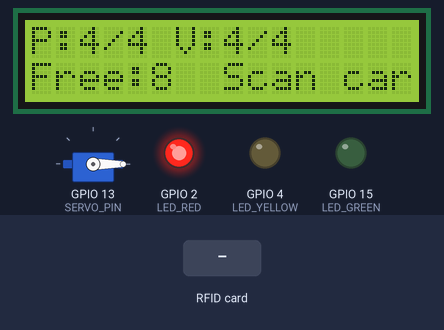
Simulated run of this sketch. Board: ESP32. Shown: 16×2 character LCD, servo, output pins drawn as LEDs (lit = HIGH). The inputs (shaded band) are chosen by the test bench. WiFi joins after 1.5 s; servers stay silent unless stated; uploads are accepted with an empty reply; what the sketch prints to the serial monitor is not drawn.

Above: at 6.8 s.
6.9 s: RFID card 52 74 5C 5C held to the reader
At 8.3 s:
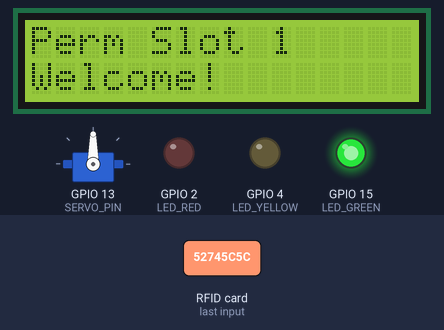
8.6 s: RFID card BF 29 70 CB held to the reader
At 10.8 s:
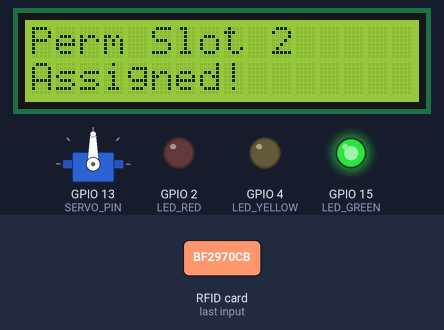
11.1 s: RFID card 5E 7A 19 C4 held to the reader
At 12.4 s:
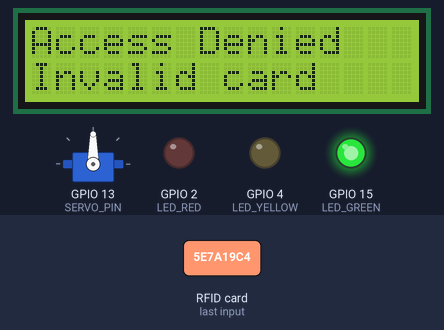
13.3 s: RFID card 8F F6 78 CB held to the reader
At 19.0 s:
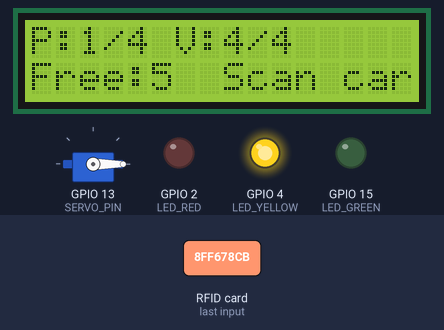
Timing chart, 0 to 20.1 s (numbered marks = the images above; inputs shaded):
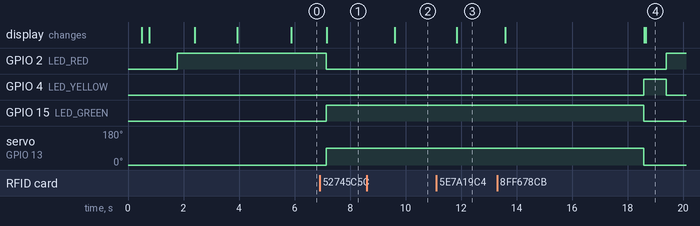

Measured:
- after the input at 6.9 s, GPIO 2 (LED_RED): HIGH → LOW after 0.24 s; GPIO 15 (LED_GREEN): LOW → HIGH after 0.24 s; servo on GPIO 13 (SERVO_PIN): 0° → 90° after 0.24 s; the display: changes after 0.26 s (image 1)
- after the input at 8.6 s, the display: changes after 1.0 s (image 2)
- after the input at 11.1 s, the display: changes after 0.74 s (image 3)
- after the input at 13.3 s, GPIO 2 (LED_RED): LOW → HIGH after 6.1 s instead of 2.1 s; GPIO 15 (LED_GREEN): HIGH → LOW after 5.3 s instead of 1.3 s; servo on GPIO 13 (SERVO_PIN): 90° → 0° after 5.3 s instead of 1.3 s; the display: first changes after 0.29 s (image 4 shows a later state)

The sketch:

smart__parking.ino
```cpp
// ============================================================
//  Smart Parking System — ESP32 Arduino Code
//  Single Servo Gate Version
// ============================================================
//  Components:
//    - MFRC522 RFID Reader
//    - 1x Servo Motor (shared gate for all slots)
//    - 16x2 LCD with I2C backpack
//    - WiFi
//
//  Pin Connections:
//  ─────────────────────────────────────────────────────────
//  ██ RFID RC522 (SPI):
//    ├─ SDA (SS)  → GPIO 5
//    ├─ SCK       → GPIO 18
//    ├─ MOSI      → GPIO 23
//    ├─ MISO      → GPIO 19
//    ├─ RST       → GPIO 22
//    ├─ GND       → GND
//    └─ 3.3V      → 3.3V
//
//  Servo Motor (single shared gate):
//    Signal  → GPIO 13
//    VCC     → 5V (use external supply if servo jitters)
//    GND     → GND (common with ESP32)
//
//  ██ IMPORTANT HARDWARE:
//    - RFID MUST be 3.3V (NOT 5V)
//    - Servo needs external 5V supply
//    - Keep wires short, no loose breadboard
//
//  LCD (I2C):
//    SDA → GPIO 25   ← UPDATED
//    SCL → GPIO 26   ← UPDATED
//    VCC → 5V
//    GND → GND
// ============================================================

#include <WiFi.h>
#include <HTTPClient.h>
#include <ArduinoJson.h>
#include <SPI.h>
#include <MFRC522.h>
#include <ESP32Servo.h>
#include <Wire.h>                     // ← ADDED: needed for custom I2C pins
#include <LiquidCrystal_I2C.h>

// ── WiFi Credentials ────────────────────────────────────────
const char* WIFI_SSID     = "rupesh009";
const char* WIFI_PASSWORD = "rupesh009";

// ── Backend Server ───────────────────────────────────────────
const char* SERVER_IP = "http://10.231.49.14:3000";

// ── Pin Definitions ──────────────────────────────────────────
// ── RFID (RC522) – SPI Configuration ──────────────────────────
#define RFID_SCK_PIN  18  // SPI Clock
#define RFID_MOSI_PIN 23  // SPI Master Out Slave In
#define RFID_MISO_PIN 19  // SPI Master In Slave Out
#define RFID_SS_PIN   5   // Chip Select / SDA (FIXED: was 21, conflicted with I2C)
#define RFID_RST_PIN  22  // Reset

#define SERVO_PIN     13   // Single shared gate servo (FIXED: was 14)
#define LCD_SDA_PIN   25   // I2C SDA
#define LCD_SCL_PIN   26   // I2C SCL

// ── LED Status Indicators ──────────────────────────────────
#define LED_RED       2   // Red: Gate closed (servo off)
#define LED_YELLOW    4   // Yellow: Gate closing
#define LED_GREEN     15  // Green: Gate open (FIXED: was 5, now used for RFID SS)

// ── Objects ──────────────────────────────────────────────────
MFRC522           rfid(RFID_SS_PIN, RFID_RST_PIN);
Servo             gateServo;
LiquidCrystal_I2C lcd(0x27, 16, 2);  // Address 0x27, 16 cols, 2 rows

// ── Gate Config ──────────────────────────────────────────────
const int GATE_OPEN    = 90;   // degrees — adjust if your servo differs
const int GATE_CLOSED  = 0;    // degrees
const int GATE_HOLD_MS = 5000; // gate stays open 5 seconds
// ── RFID Tags (Update with your actual card UIDs) ──────────────────────
String tag1 = "52 74 5C 5C";  // Your card 1
String tag2 = "BF 29 70 CB";  // Your card 2
String tag3 = "8F F6 78 CB";  // Your card 3
String tag4 = "62 68 4 5C";   // Your card 4
// ── Global State ─────────────────────────────────────────────
int  permFree  = 4;
int  visitFree = 4;
int  lastAssignedSlot = 0;
unsigned long cardDetectTime = 0;
String lastCardUID = "";
bool  isEntryMode = true;
bool  isPermSlot = false;  // ← Track if last assigned slot is permanent
// ── Timing ───────────────────────────────────────────────────
unsigned long lastFetch        = 0;
unsigned long lastScreenUpdate = 0;
unsigned long gateCloseTime    = 0;
unsigned long gateClosingStartTime = 0;  // ← Track when gate starts closing
bool          isGateOpen       = false;
const int     CLOSING_DURATION_MS = 800;  // Gate servo takes ~800ms to close

// ── Forward Declarations ─────────────────────────────────────
void lcdPrint(String line1, String line2);
void showStatusScreen();
void openGate();
void closeGate();
void connectWiFi();
void reconnectWiFi();
void fetchSlotStatus();
void checkGateCommand();
void notifyBackendSlotOccupied(String uid);
void notifyBackendExit(String uid);

// ============================================================
void setup() {
  Serial.begin(115200);
  delay(300);

  // ── I2C init on custom pins ────────────────────────────────
  Wire.begin(LCD_SDA_PIN, LCD_SCL_PIN);  // ← KEY CHANGE: GPIO 25 = SDA, GPIO 26 = SCL
  delay(100);

  // ── LCD init ───────────────────────────────────────────────
  lcd.init();
  lcd.backlight();
  lcdPrint("SmartPark v1.0", "Initializing...");
  Serial.println("\n=== SmartPark Booting ===");

  // ── SPI + RFID ────────────────────────────────────────────
  Serial.println("\n[SPI] Initializing SPI bus...");
  // FIXED: SPI.begin(SCK, MISO, MOSI, SS) - correct order for ESP32
  SPI.begin(RFID_SCK_PIN, RFID_MISO_PIN, RFID_MOSI_PIN, RFID_SS_PIN);
  delay(100);

  Serial.println("[RFID] Initializing MFRC522...");
  rfid.PCD_Init();
  rfid.PCD_AntennaOn();
  delay(50);

  byte version = 0;
  for (int attempt = 0; attempt < 5; attempt++) {  // ← INCREASED: more retry attempts
    version = rfid.PCD_ReadRegister(rfid.VersionReg);
    Serial.print("[Attempt ");
    Serial.print(attempt + 1);
    Serial.print("] RFID Version: 0x");
    Serial.println(version, HEX);
    if (version != 0x00 && version != 0xFF) {
      break;
    }
    delay(150);  // ← INCREASED: longer delay between attempts
  }

  if (version == 0x00 || version == 0xFF) {
    Serial.println("\n✗✗✗ RFID NOT DETECTED ✗✗✗");
    Serial.println("TROUBLESHOOTING:");
    Serial.println("  1. Check SPI wiring: SCK(18), MOSI(23), MISO(19), SS(21)");
    Serial.println("  2. Verify RST pin connected to GPIO 22");
    Serial.println("  3. Ensure MFRC522 has 3.3V power (NOT 5V)");
    Serial.println("  4. Try a different USB cable (power issue)");
    Serial.println("  5. Swap MISO/MOSI if unsure");
    lcdPrint("RFID ERROR!", "Check wiring");
    for (int i = 0; i < 10; i++) {
      lcd.noBacklight(); delay(300);
      lcd.backlight();   delay(300);
    }
  } else {
    Serial.println("\n✓✓✓ RFID DETECTED ✓✓✓");
    Serial.print("Firmware version: 0x");
    Serial.println(version, HEX);

    Serial.println("[RFID] Configuring antenna gain...");
    rfid.PCD_SetAntennaGain(rfid.RxGain_max);
    delay(50);

    Serial.println("[RFID] Running self-test...");
    byte selfTest = rfid.PCD_PerformSelfTest();
    if (selfTest) {
      Serial.println("✓ RFID Self-Test PASSED");
    } else {
      Serial.println("✗ RFID Self-Test FAILED (may still work)");
    }

    Serial.println("✓ RFID initialization complete - Ready to scan cards");
    lcdPrint("RFID OK", "v0x" + String(version, HEX));
    delay(1000);
  }

  // ── LED initialization ────────────────────────────────────
  pinMode(LED_RED, OUTPUT);
  pinMode(LED_YELLOW, OUTPUT);
  pinMode(LED_GREEN, OUTPUT);
  digitalWrite(LED_RED, HIGH);      // Red on initially (gate closed)
  digitalWrite(LED_YELLOW, LOW);
  digitalWrite(LED_GREEN, LOW);
  delay(100);

  // ── Single Servo: attach and close gate ───────────────────
  gateServo.attach(SERVO_PIN);
  gateServo.write(GATE_CLOSED);
  isGateOpen = false;
  delay(500);
  Serial.println("Gate initialized (closed)");

  // ── WiFi ──────────────────────────────────────────────────
  connectWiFi();

  // ── Initial slot fetch ────────────────────────────────────
  fetchSlotStatus();
  lastFetch = millis();

  Serial.println("=== Ready. Waiting for cards... ===\n");
}

// ============================================================
void loop() {

  // ── Auto-close gate after hold time ──────────────────────
  if (isGateOpen && millis() >= gateCloseTime) {
    closeGate();
    lcdPrint("Gate Closed", "Drive safely!");
    lastScreenUpdate = millis() + 1500;
  }

  // ── LED management: turn red on when gate finishes closing ──
  if (gateClosingStartTime > 0 && millis() - gateClosingStartTime > CLOSING_DURATION_MS) {
    digitalWrite(LED_YELLOW, LOW);
    digitalWrite(LED_RED, HIGH);
    gateClosingStartTime = 0;
  }

  // ── RFID check — continuous polling ──────────────────────
  if (rfid.PICC_IsNewCardPresent()) {
    if (!rfid.PICC_ReadCardSerial()) return;

    // ── READ REAL UID ──────────────────────────────────────────
    String readTag = "";
    for (byte i = 0; i < rfid.uid.size; i++) {
      if (rfid.uid.uidByte[i] < 0x10) readTag += "0";
      readTag += String(rfid.uid.uidByte[i], HEX);
      if (i != rfid.uid.size - 1) readTag += " ";
    }
    readTag.toUpperCase();
    Serial.print("UID: ");
    Serial.println(readTag);

    Serial.println("[RFID] Card detected! Processing...");

    if (!isEntryMode && lastCardUID != "") {
      // ── Same card detected again → Assign SECOND slot instead of releasing ──
      Serial.println("[MULTI-SLOT] Same card detected again - assigning second slot");
      Serial.print("Card UID: ");
      Serial.println(lastCardUID);

      // Try to assign a second slot (permanent first, then visitor)
      if (permFree > 0) {
        int secondSlot = 5 - permFree;
        String secondUID = "PERM_SLOT_" + String(secondSlot);

        Serial.println("──────────────────────");
        Serial.print("✓ Second permanent slot assigned: ");
        Serial.println(secondSlot);

        notifyBackendSlotOccupied(secondUID);

        openGate();
        lcdPrint("Perm Slot " + String(secondSlot), "Assigned!");

        permFree--;
        Serial.print("Permanent slots remaining: ");
        Serial.println(permFree);

        delay(1500);
      } else if (visitFree > 0) {
        int secondSlot = 5 - visitFree;
        String secondUID = "VISIT_SLOT_" + String(secondSlot);

        Serial.println("──────────────────────");
        Serial.print("✓ Second visitor slot assigned: ");
        Serial.println(secondSlot);

        notifyBackendSlotOccupied(secondUID);

        openGate();
        lcdPrint("Visit Slot " + String(secondSlot), "Assigned!");

        visitFree--;
        Serial.print("Visitor slots remaining: ");
        Serial.println(visitFree);

        delay(1500);
      } else {
        Serial.println("✗ No slots available for second booking");
        lcdPrint("FULL!", "No second slot");
        lastScreenUpdate = millis() + 2000;
        delay(1000);
      }

      // ← CRITICAL FIX: Reset state after assigning second slot
      isEntryMode = true;  // Allow next card scan to assign first slot for that card
      lastCardUID = "";

      rfid.PICC_HaltA();
      rfid.PCD_StopCrypto1();
      delay(500);

    } else if (isEntryMode) {
      // ── CHECK IF TAG IS AUTHORIZED ───────────────────────────
      if (readTag == tag1 || readTag == tag2 || readTag == tag3 || readTag == tag4) {
        if (permFree > 0) {
        lastAssignedSlot = 5 - permFree;
        lastCardUID = "PERM_SLOT_" + String(lastAssignedSlot);
        isPermSlot = true;  // ← Mark as permanent slot

        Serial.println("─────────────────────────");
        Serial.print("✓ Card assigned to Permanent Slot: ");
        Serial.println(lastAssignedSlot);

        notifyBackendSlotOccupied(lastCardUID);

        openGate();
        lcdPrint("Perm Slot " + String(lastAssignedSlot), "Welcome!");

        permFree--;
        Serial.print("Permanent slots remaining: ");
        Serial.println(permFree);

          isEntryMode = false;
          delay(1500);

        } else {
          if (visitFree > 0) {
          int visitorSlot = 5 - visitFree;
          lastCardUID = "VISIT_SLOT_" + String(visitorSlot);
          isPermSlot = false;  // ← Mark as visitor slot

          Serial.println("─────────────────────────");
          Serial.print("✓ Card assigned to Visitor Slot: ");
          Serial.println(visitorSlot);

          notifyBackendSlotOccupied(lastCardUID);

          openGate();
          lcdPrint("Visit Slot " + String(visitorSlot), "Welcome!");

          visitFree--;
          Serial.print("Visitor slots remaining: ");
          Serial.println(visitFree);

            isEntryMode = false;
            delay(1500);

          } else {
            Serial.println("✗ Parking lot FULL - all slots occupied");
            lcdPrint("FULL!", "Try later");
            lastScreenUpdate = millis() + 2000;
            delay(1000);
          }
        }
      } else {
        Serial.println("✗ UNAUTHORIZED TAG!");
        lcdPrint("Access Denied", "Invalid card");
        lastScreenUpdate = millis() + 2000;
        delay(1000);
      }

      rfid.PICC_HaltA();
      rfid.PCD_StopCrypto1();
      delay(500);
    }
  }

  // ── Periodic slot refresh every 15 seconds ───────────────
  if (millis() - lastFetch > 15000) {
    fetchSlotStatus();
    lastFetch = millis();
  }

  // ── Check for gate commands from frontend/backend every 2 seconds ──
  static unsigned long lastGateCheck = 0;
  if (millis() - lastGateCheck > 2000) {
    checkGateCommand();
    lastGateCheck = millis();
  }

  // ── LCD status screen refresh every 2 seconds ────────────
  if (!isGateOpen && millis() - lastScreenUpdate > 2000) {
    showStatusScreen();
    lastScreenUpdate = millis();
  }

  // ── Reconnect WiFi if dropped ────────────────────────────
  if (WiFi.status() != WL_CONNECTED) {
    reconnectWiFi();
  }
}

// ── POST /rfid → Entry: Assign slot ───────────────────────
void notifyBackendSlotOccupied(String uid) {
  if (WiFi.status() != WL_CONNECTED) {
    Serial.println("⚠ WiFi not connected - slot update queued locally");
    return;
  }

  HTTPClient http;
  String url = String(SERVER_IP) + "/rfid";
  http.begin(url);
  http.addHeader("Content-Type", "application/json");
  http.setTimeout(5000);

  String payload = "{\"uid\":\"" + uid + "\"}";
  Serial.print("→ ENTRY: Sending to backend ");
  Serial.println(payload);

  int httpCode = http.POST(payload);
  Serial.print("Backend response: HTTP ");
  Serial.println(httpCode);

  if (httpCode == 200) {
    String response = http.getString();
    Serial.println("✓ Slot occupied: " + response);
  } else {
    Serial.print("⚠ Backend failed: HTTP ");
    Serial.println(httpCode);
  }

  http.end();
}

// ── POST /rfid → Exit: Release slot ────────────────────────
void notifyBackendExit(String uid) {
  if (WiFi.status() != WL_CONNECTED) {
    Serial.println("⚠ WiFi not connected - exit queued locally");
    return;
  }

  HTTPClient http;
  String url = String(SERVER_IP) + "/rfid";
  http.begin(url);
  http.addHeader("Content-Type", "application/json");
  http.setTimeout(5000);

  String payload = "{\"uid\":\"" + uid + "\"}";
  Serial.print("→ EXIT: Sending to backend ");
  Serial.println(payload);

  int httpCode = http.POST(payload);
  Serial.print("Backend response: HTTP ");
  Serial.println(httpCode);

  if (httpCode == 200) {
    String response = http.getString();
    Serial.println("✓ Slot released: " + response);
    fetchSlotStatus();
    lastFetch = millis();
  } else {
    Serial.print("⚠ Backend failed: HTTP ");
    Serial.println(httpCode);
  }

  http.end();
}

// ── GET /gate → Check if frontend booked a visitor slot ──────────────────────
void checkGateCommand() {
  if (WiFi.status() != WL_CONNECTED) return;

  HTTPClient http;
  http.begin(String(SERVER_IP) + "/gate");
  http.setTimeout(3000);
  int httpCode = http.GET();

  if (httpCode == 200) {
    String response = http.getString();
    Serial.println("Gate response: " + response);

    DynamicJsonDocument doc(512);
    if (!deserializeJson(doc, response)) {
      bool shouldOpen = doc["open"] | false;
      String reason = doc["reason"] | "";

      if (shouldOpen && !isGateOpen) {
        Serial.println("✓ Frontend triggered gate: " + reason);
        openGate();
        lcdPrint("Visitor Slot", "Welcome!");
        lastScreenUpdate = millis() + 1500;
      }
    }
  }
  http.end();
}

// ── GET /slots → refresh display counts ──────────────────────
void fetchSlotStatus() {
  if (WiFi.status() != WL_CONNECTED) return;

  HTTPClient http;
  http.begin(String(SERVER_IP) + "/slots");
  http.setTimeout(5000);
  int httpCode = http.GET();

  if (httpCode == 200) {
    String response = http.getString();
    DynamicJsonDocument doc(1024);
    if (!deserializeJson(doc, response)) {
      JsonObject stats = doc["stats"];
      permFree  = stats["permanentFree"] | permFree;
      visitFree = stats["visitorFree"]   | visitFree;
      Serial.print("Slots → Perm: ");
      Serial.print(permFree);
      Serial.print("  Visitor: ");
      Serial.println(visitFree);
    }
  } else {
    Serial.print("Slot fetch failed: HTTP ");
    Serial.println(httpCode);
  }
  http.end();
}

// ── LCD Helpers ───────────────────────────────────────────────
void lcdPrint(String line1, String line2) {
  lcd.clear();
  lcd.setCursor(0, 0); lcd.print(line1.substring(0, 16));
  lcd.setCursor(0, 1); lcd.print(line2.substring(0, 16));
}

void showStatusScreen() {
  lcd.clear();
  lcd.setCursor(0, 0);
  lcd.print("P:");
  lcd.print(permFree);
  lcd.print("/4 V:");
  lcd.print(visitFree);
  lcd.print("/4");
  lcd.setCursor(0, 1);
  lcd.print("Free:");
  lcd.print(permFree + visitFree);
  lcd.print("  Scan card");
}

// ── Single Gate Control ───────────────────────────────────────
void openGate() {
  gateServo.write(GATE_OPEN);
  isGateOpen    = true;
  gateCloseTime = millis() + GATE_HOLD_MS;
  // LED: Turn off red and yellow, turn on green
  digitalWrite(LED_RED, LOW);
  digitalWrite(LED_YELLOW, LOW);
  digitalWrite(LED_GREEN, HIGH);
  Serial.println("Gate OPENED (auto-close in " + String(GATE_HOLD_MS / 1000) + "s)");
}

void closeGate() {
  gateServo.write(GATE_CLOSED);
  isGateOpen = false;
  gateClosingStartTime = millis();  // Start tracking closing duration
  // LED: Turn off green, turn on yellow (closing indicator)
  digitalWrite(LED_GREEN, LOW);
  digitalWrite(LED_YELLOW, HIGH);
  Serial.println("Gate CLOSED");
}

// ── WiFi ──────────────────────────────────────────────────────
void connectWiFi() {
  Serial.print("Connecting to: ");
  Serial.println(WIFI_SSID);
  lcdPrint("Connecting WiFi", WIFI_SSID);

  WiFi.mode(WIFI_STA);
  WiFi.begin(WIFI_SSID, WIFI_PASSWORD);

  int attempts = 0;
  while (WiFi.status() != WL_CONNECTED && attempts < 20) {
    delay(500);
    Serial.print(".");
    attempts++;
  }

  if (WiFi.status() == WL_CONNECTED) {
    Serial.println("\nWiFi connected! IP: " + WiFi.localIP().toString());
    lcdPrint("WiFi Connected!", WiFi.localIP().toString());
    delay(1500);
  } else {
    Serial.println("\nWiFi FAILED. Offline mode.");
    lcdPrint("WiFi FAILED", "Offline mode");
    delay(2000);
  }
}

void reconnectWiFi() {
  WiFi.reconnect();
  int attempts = 0;
  while (WiFi.status() != WL_CONNECTED && attempts < 10) {
    delay(500);
    attempts++;
  }
  if (WiFi.status() == WL_CONNECTED) {
    Serial.println("WiFi reconnected: " + WiFi.localIP().toString());
  }
}

// ============================================================
//  Libraries (Arduino Library Manager):
//  - MFRC522            by GithubCommunity
//  - ESP32Servo         by Kevin Harrington
//  - LiquidCrystal_I2C  by Frank de Brabander
//  - ArduinoJson        by Benoit Blanchon
// ============================================================
```
